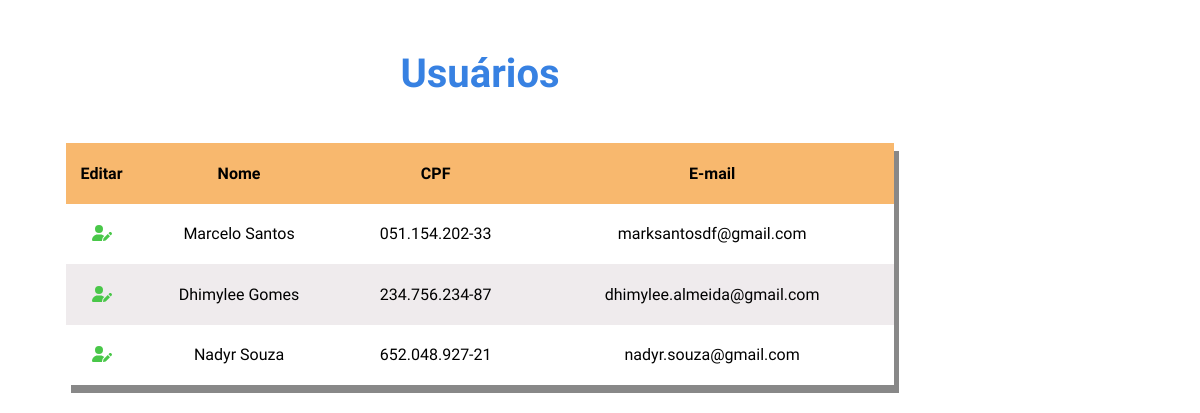
The page /VIEW/listarUsuario.php on the database its author committed.
### tables this page shows
CREATE TABLE IF NOT EXISTS `tb_usuarios` (
  `ID` INT(11) NOT NULL AUTO_INCREMENT,
  `NOME` VARCHAR(100) NOT NULL,
  `CPF` VARCHAR(11) NOT NULL UNIQUE,
  `EMAIL` VARCHAR(255) NOT NULL,
  `PASSWORD` VARCHAR(100) NOT NULL,
  `DATA_CADASTRO` datetime NOT NULL DEFAULT current_timestamp(),
  `ATIVO` TINYINT(4) NOT NULL DEFAULT 1,
  `TIPO` VARCHAR(45) NOT NULL DEFAULT '2',
  PRIMARY KEY (`ID`));

### DAO/conexao/Conexao.php (called while the page is built)
<?php
abstract class Conexao {
    private static $instance;
    public static function getInstance() {
        try {
            if ( !isset( self::$instance ) ) {
                self::$instance = new PDO( 'mysql:host=127.0.0.1;dbname=turismo', 'root', '' );
                self::$instance->setAttribute( PDO::ATTR_ERRMODE, PDO::ERRMODE_EXCEPTION );
            }
            return self::$instance;
        } catch ( PDOException $e ) {
            echo $e->getMessage();
        }
    }
}

### DAO/ClienteDAO.php (called while the page is built, shortened)
<?php
require_once 'conexao/Conexao.php';
class ClienteDAO {
    private $pdo;
    public function __construct() {
        $this->pdo = Conexao::getInstance();
    }
    public function findAll() {
        try {
            $sql = "SELECT * FROM tb_usuarios WHERE ATIVO = 1";
            $stmt = $this->pdo->prepare( $sql );
            $stmt->execute();
            $usuarios = $stmt->fetchAll( PDO::FETCH_ASSOC );
            return $usuarios;
        } catch ( PDOException $e ) {
            echo "Erro ao listar os usuarios: ", $e->getMessage();
        }
    }
}

### JS/funcao.php (called while the page is built, shortened)
<?php
function formatarCpfCnpj($cnpj_cpf){
    if (strlen(trim($cnpj_cpf)) === 11) {
      return preg_replace("/(\d{3})(\d{3})(\d{3})(\d{2})/", "\$1.\$2.\$3-\$4", $cnpj_cpf);
    }else if (strlen(trim($cnpj_cpf)) === 14) {
       return preg_replace("/(\d{2})(\d{3})(\d{3})(\d{4})(\d{2})/", "\$1.\$2.\$3/\$4-\$5", $cnpj_cpf);
    }
}

### VIEW/listarUsuario.php (the view, shortened to what this page needs)
<!DOCTYPE html>
<html lang="en">
<head>
    <link rel="stylesheet" href="../LIB/fontawesome-free-6.1.1-web/css/all.min.css">
    <link rel="stylesheet" href="../CSS/style-admin.css">
</head>
<body>
<?php
require_once '../DAO/ClienteDAO.php';
include '../JS/funcao.php';
$clienteDAO = new ClienteDAO();
$usuarios = $clienteDAO->findAll();
echo "<div class='container-list'>";
echo "<h1><b>Usuários</b></h1>";
echo "<table>";
echo "  <tr>";
echo "      <th>Editar</th>";
echo "      <th>Nome</th>";
echo "      <th>CPF</th>";
echo "      <th>E-mail</th>";
echo "  </tr>";
foreach ( $usuarios as $usuario ) {
    echo "<tr>";
    echo "  <td align='center'><a href='alterarUsuario.php?id={$usuario["ID"]}'><i class='icon fa-solid fa-user-pen'></a></i></td>";
    echo "  <td> {$usuario["NOME"]}</td>";
    echo "  <td>", formatarCpfCnpj( $usuario["CPF"] ), "</td>";
    echo "  <td> {$usuario["EMAIL"]} </td>";
    echo "</tr>";
}
echo "</table>";
echo "</div>";
?>
</body>
</html>

### CSS/style-admin.css (style rules this page uses)
* { margin: 0; padding: 0; box-sizing: border-box; font-family: 'Raleway', sans-serif; }
.container-list, .container-table { padding: 20px; justify-content: center; width: 80%; transition: all 0.5s ease; height: 60%; position: absolute; }
.container-list h1 { text-align: center; color: #3781e2; font-size: 40px; margin: 30px; }
.container-list table { margin: auto; margin-top: 5%; color: #000; width: 90%; height: 55%; background-color: #EFF0F4; text-align: center; border-collapse: collapse; box-shadow: 5px 8px #888888; }
.container-list th { background-color: #F8B86E; color: #000000; }
.container-list tr { background-color: #fff; }
.container-list tr:nth-child(odd) { background-color: #eea29012; }
.icon { color: #49c749; }

### rows shown on the page
tb_usuarios: NOME "Marcelo Santos", CPF "051.154.202-33", EMAIL "marksantosdf@gmail.com"
tb_usuarios: NOME "Dhimylee Gomes", CPF "234.756.234-87", EMAIL "dhimylee.almeida@gmail.com"
tb_usuarios: NOME "Nadyr Souza", CPF "652.048.927-21", EMAIL "nadyr.souza@gmail.com"
